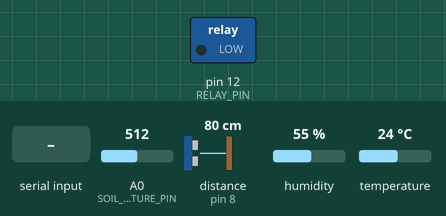
Bench run of a sketch on a simulated Arduino Uno, built with avr-gcc and run on an emulated ATmega328P. Shown: switched loads named in the sketch (green lamp = pin HIGH). Wiring (inferred from the names in the program): ultrasonic range finder: trigger pin 7; echo pin 8. The test bench sets the inputs (shaded band); at power-on: A0 (SOIL_MOISTURE_PIN) = 512, distance to the obstacle (sensor on pin 8) 80 cm, humidity 55 %, temperature 24 °C. The echo pulse lasts 58.3 µs per cm; pins used as bus, display or sensor lines are not drawn; what the sketch prints to the serial monitor is not drawn.

Above: at 1.3 s.
1.4 s: "PUMP_ON\n" received over the second serial link
At 2.2 s:
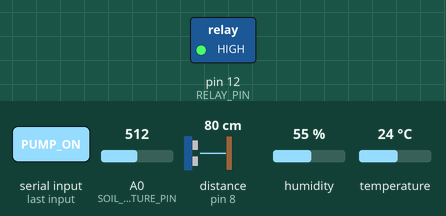
2.9 s: "PUMP_OFF\n" received over the second serial link
At 3.5 s:
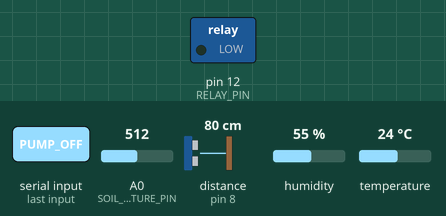
Timing chart, 0 to 5.9 s (numbered marks = the images above; inputs shaded):
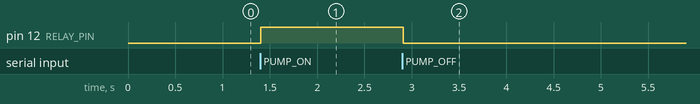

Measured:
- after the input at 1.4 s, pin 12 (RELAY_PIN): LOW → HIGH at once
- after the input at 2.9 s, pin 12 (RELAY_PIN): HIGH → LOW at once

The sketch:

arduino_hc05_bluetooth.ino
```cpp
/*
 * AGRANOVA Smart Irrigation - HC-05 Bluetooth Module
 *
 * This Arduino sketch reads sensor data and sends it via HC-05 Bluetooth
 * to the AGRANOVA web application using Web Bluetooth API
 *
 * Hardware Connections:
 * - HC-05 TX -> Arduino RX (Pin 10)
 * - HC-05 RX -> Arduino TX (Pin 11) via voltage divider (5V to 3.3V)
 * - Soil Moisture Sensor -> A0
 * - DHT22 Temperature/Humidity -> Pin 2
 * - Ultrasonic Sensor (HC-SR04) Trig -> Pin 7, Echo -> Pin 8
 * - Relay Module (Pump Control) -> Pin 12
 */

#include <SoftwareSerial.h>
#include <DHT.h>

// Pin Definitions
#define SOIL_MOISTURE_PIN A0
#define DHT_PIN 2
#define TRIG_PIN 7
#define ECHO_PIN 8
#define RELAY_PIN 12
#define BT_RX 10
#define BT_TX 11

// Sensor Configuration
#define DHT_TYPE DHT22
#define TANK_HEIGHT_CM 100  // Total tank height in cm
#define UPDATE_INTERVAL 2000  // Send data every 2 seconds

// Initialize sensors
DHT dht(DHT_PIN, DHT_TYPE);
SoftwareSerial bluetooth(BT_RX, BT_TX);

// Variables
unsigned long lastUpdate = 0;
bool pumpStatus = false;
String deviceId = "AGRO_BT_001";  // Unique device ID

void setup() {
  // Initialize Serial for debugging
  Serial.begin(9600);
  Serial.println("AGRANOVA Bluetooth Sensor Module");
  Serial.println("Initializing...");

  // Initialize Bluetooth
  bluetooth.begin(9600);
  delay(100);

  // Initialize DHT sensor
  dht.begin();

  // Initialize pins
  pinMode(SOIL_MOISTURE_PIN, INPUT);
  pinMode(TRIG_PIN, OUTPUT);
  pinMode(ECHO_PIN, INPUT);
  pinMode(RELAY_PIN, OUTPUT);

  // Ensure pump is OFF at startup
  digitalWrite(RELAY_PIN, LOW);

  Serial.println("✓ Initialization complete");
  Serial.println("Ready to send data via Bluetooth");
}

void loop() {
  unsigned long currentMillis = millis();

  // Send sensor data at regular intervals
  if (currentMillis - lastUpdate >= UPDATE_INTERVAL) {
    lastUpdate = currentMillis;

    // Read sensors
    int soilMoisture = readSoilMoisture();
    float temperature = dht.readTemperature();
    float humidity = dht.readHumidity();
    int tankLevel = readTankLevel();
    String pumpState = pumpStatus ? "ON" : "OFF";

    // Check for sensor errors
    if (isnan(temperature)) temperature = 0;
    if (isnan(humidity)) humidity = 0;

    // Create JSON message
    String jsonData = createJsonMessage(soilMoisture, temperature, humidity, tankLevel, pumpState);

    // Send via Bluetooth
    bluetooth.println(jsonData);

    // Debug output
    Serial.println("Sent: " + jsonData);
  }

  // Check for incoming commands from app
  if (bluetooth.available()) {
    String command = bluetooth.readStringUntil('\n');
    command.trim();
    handleCommand(command);
  }

  // Small delay to prevent overwhelming the processor
  delay(10);
}

// Read soil moisture sensor (0-100%)
int readSoilMoisture() {
  int rawValue = analogRead(SOIL_MOISTURE_PIN);
  // Convert to percentage (0 = dry, 100 = wet)
  // Calibrate these values based on your sensor
  int moisturePercent = map(rawValue, 1023, 0, 0, 100);
  moisturePercent = constrain(moisturePercent, 0, 100);
  return moisturePercent;
}

// Read water tank level using HC-SR04 (0-100%)
int readTankLevel() {
  // Trigger ultrasonic pulse
  digitalWrite(TRIG_PIN, LOW);
  delayMicroseconds(2);
  digitalWrite(TRIG_PIN, HIGH);
  delayMicroseconds(10);
  digitalWrite(TRIG_PIN, LOW);

  // Read echo pulse duration
  long duration = pulseIn(ECHO_PIN, HIGH, 30000); // 30ms timeout

  if (duration == 0) {
    return 0; // Sensor error
  }

  // Calculate distance in cm
  float distance = (duration * 0.034) / 2;

  // Convert to tank level percentage (inverted)
  int levelPercent = map((int)distance, 0, TANK_HEIGHT_CM, 100, 0);
  levelPercent = constrain(levelPercent, 0, 100);

  return levelPercent;
}

// Create JSON formatted message
String createJsonMessage(int soil, float temp, float hum, int tank, String pump) {
  String json = "{";
  json += "\"deviceId\":\"" + deviceId + "\",";
  json += "\"soil\":" + String(soil) + ",";
  json += "\"temp\":" + String(temp, 1) + ",";
  json += "\"humidity\":" + String(hum, 1) + ",";
  json += "\"tank\":" + String(tank) + ",";
  json += "\"pump\":\"" + pump + "\"";
  json += "}";
  return json;
}

// Handle commands from the app
void handleCommand(String command) {
  Serial.println("Received command: " + command);

  if (command == "PUMP_ON") {
    digitalWrite(RELAY_PIN, HIGH);
    pumpStatus = true;
    bluetooth.println("{\"status\":\"PUMP_ON\"}");
    Serial.println("✓ Pump turned ON");
  }
  else if (command == "PUMP_OFF") {
    digitalWrite(RELAY_PIN, LOW);
    pumpStatus = false;
    bluetooth.println("{\"status\":\"PUMP_OFF\"}");
    Serial.println("✓ Pump turned OFF");
  }
  else if (command == "STATUS" || command == "GET_DATA") {
    // Send immediate status update
    int soilMoisture = readSoilMoisture();
    float temperature = dht.readTemperature();
    float humidity = dht.readHumidity();
    int tankLevel = readTankLevel();
    String pumpState = pumpStatus ? "ON" : "OFF";

    if (isnan(temperature)) temperature = 0;
    if (isnan(humidity)) humidity = 0;

    String jsonData = createJsonMessage(soilMoisture, temperature, humidity, tankLevel, pumpState);
    bluetooth.println(jsonData);
  }
  else if (command == "HELLO") {
    // Handshake response
    bluetooth.println("{\"status\":\"READY\",\"deviceId\":\"" + deviceId + "\"}");
    Serial.println("✓ Handshake complete");
  }
  else {
    bluetooth.println("{\"error\":\"Unknown command\"}");
  }
}
```
